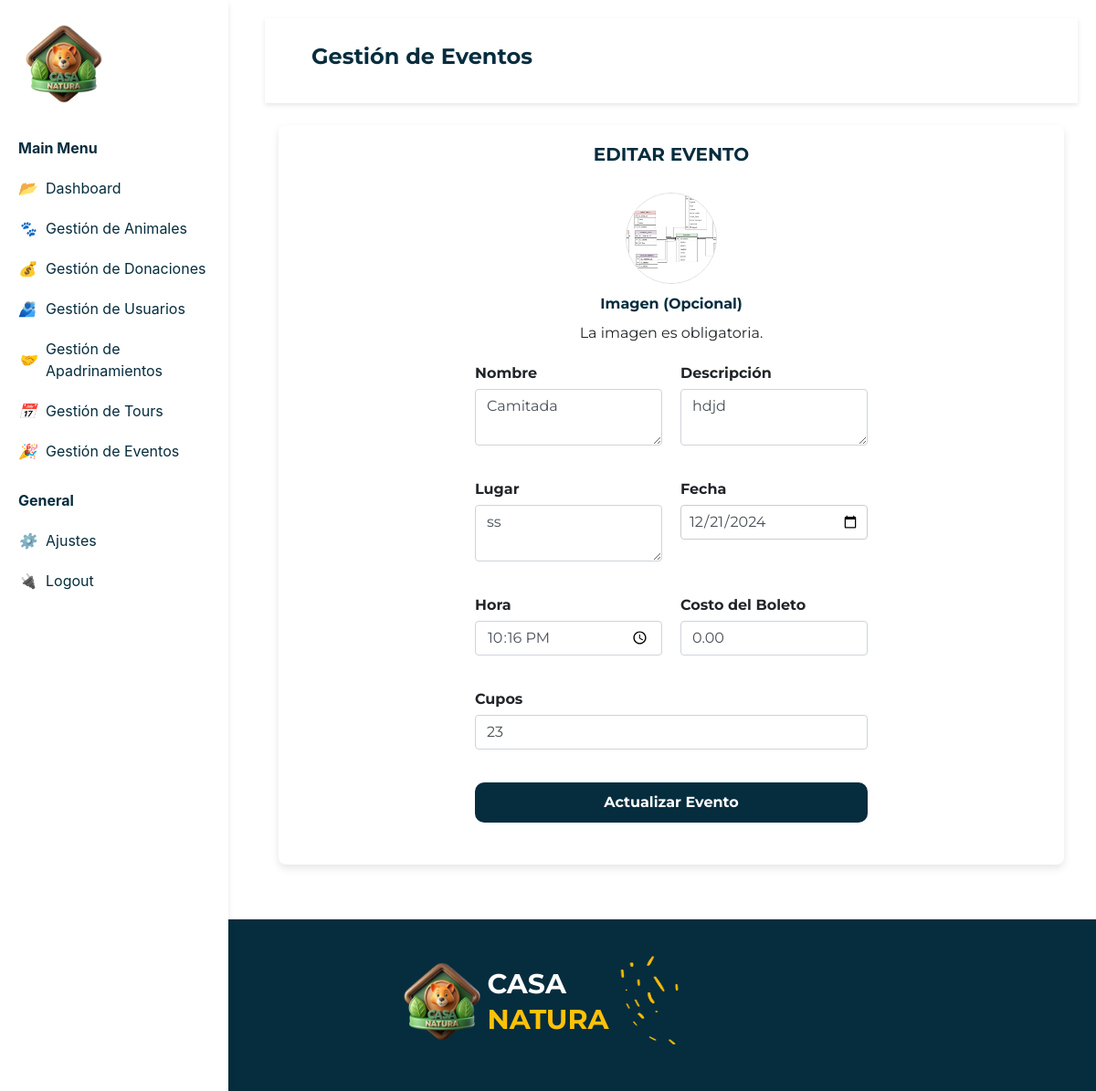
The app's page /editarEvento.php?id=5 with its own data.
### tables this page shows
CREATE TABLE `eventos` (
  `ID_Evento` int(10) NOT NULL,
  `Nombre` varchar(255) NOT NULL,
  `Descripcion` text NOT NULL,
  `Fecha` date NOT NULL,
  `Hora` time(6) NOT NULL,
  `Lugar` varchar(50) NOT NULL,
  `Imagen` varchar(255) NOT NULL,
  `Cupos` int(11) DEFAULT NULL,
  `CuposVendidos` int(11) NOT NULL,
  `Costo` decimal(10,2) NOT NULL
);

### editarEvento.php (the view, shortened to what this page needs)
<!DOCTYPE html>
<html lang="es">
<head>
    <link href="https://cdnjs.cloudflare.com/ajax/libs/font-awesome/5.15.4/css/all.min.css" rel="stylesheet">
    <link rel="stylesheet" href="./css/style.css">
    <link rel="stylesheet" href="https://cdn.jsdelivr.net/npm/bootstrap@4.3.1/dist/css/bootstrap.min.css">
</head>
<body>
    <?php
    include("sidebar.php");
    echo $sidebarAdmin2;
    include("./actions/conexion.php");
    if (isset($_GET['id']) && !empty($_GET['id'])) {
        $idEvento = $_GET['id'];
        $sql = "SELECT * FROM eventos WHERE ID_Evento = ?";
        if ($stmt = $conn->prepare($sql)) {
            $stmt->bind_param("i", $idEvento);
            $stmt->execute();
            $resultado = $stmt->get_result();
            if ($resultado->num_rows > 0) {
                $evento = $resultado->fetch_assoc();
            } else {
                echo "No se encontró ningún evento con ese ID.<br>";
            }
        } else {
            echo "Error al preparar la consulta.<br>";
        }
    } else {
        echo "ID de evento no válido.<br>";
    }
    ?>
    <main>
        <div CLASS="viewport">
            <div class="content">
                <nav class="navbar ">
                    <div class="container-fluid">
                        <h2 class="titulo">Gestión de Eventos</h2>
                    </div>
                </nav>
                <div class="container-fluid">
                    <div class="container-animales-agregar container mt-4">
                        <h1><b>EDITAR EVENTO</b></h1>
                        <form method="POST" class="form-agregar-animal" enctype="multipart/form-data">
                            <div class="profile-pic">
                                <img id="profileImage" src="imagenes/<?php echo $evento['Imagen']; ?>">
                                <label for="imagen" class="form-label">Imagen (Opcional)</label>
                                <span id="error-file">La imagen es obligatoria.</span>
                            </div>
                            <div class="form-group">
                                <div class="mb-3">
                                    <label for="descripcion" class="form-label">Nombre</label>
                                    <textarea class="form-control" id="nombre" name="nombre"
                                        required><?= isset($evento['Nombre']) ? htmlspecialchars($evento['Nombre']) : '' ?></textarea>
                                </div>
                                <div class="mb-3">
                                    <label for="descripcion" class="form-label">Descripción</label>
                                    <textarea class="form-control" id="descripcion" name="descripcion"
                                        required><?= isset($evento['Descripcion']) ? htmlspecialchars($evento['Descripcion']) : '' ?></textarea>
                                </div>
                                <div class="mb-3">
                                    <label for="descripcion" class="form-label">Lugar</label>
                                    <textarea class="form-control" id="Lugar" name="Lugar"
                                        required><?= isset($evento['Lugar']) ? htmlspecialchars($evento['Lugar']) : '' ?></textarea>
                                </div>
                                <div class="mb-3">
                                    <label for="fecha" class="form-label">Fecha</label>
                                    <input type="date" class="form-control" id="fecha" name="fecha"
                                        value="<?= isset($evento['Fecha']) ? htmlspecialchars($evento['Fecha']) : '' ?>"
                                        required>
                                </div>
                                <div class="mb-3">
                                    <label for="hora" class="form-label">Hora</label>
                                    <input type="time" class="form-control" id="hora" name="hora"
                                        value="<?= isset($evento['Hora']) ? date('H:i', strtotime($evento['Hora'])) : '' ?>"
                                        required>
                                </div>
                                <div class="mb-3">
                                    <label for="precio_boleto" class="form-label">Costo del Boleto</label>
                                    <input type="number" class="form-control" id="costo" name="costo"
                                        value="<?= isset($evento['Costo']) ? htmlspecialchars($evento['Costo']) : '' ?>"
                                        required>
                                </div>
                                <div class="mb-3">
                                    <label for="tickets_disponibles" class="form-label">Cupos</label>
                                    <input type="number" class="form-control" id="cupos" name="cupos"
                                        value="<?= isset($evento['Cupos']) ? htmlspecialchars($evento['Cupos']) : '' ?>"
                                        required>
                                </div>
                                <button type="submit" class="submit-btn">Actualizar Evento</button>
                        </form>
                    </div>
                </div>
            </div>
        </div>
    </main>
    <?php
    include("sidebar.php");
    echo $footerAdmin; ?>
</body>
</html>

### css/style.css (style rules this page uses)
body { font-family: 'Montserrat', sans-serif; margin: 0; display: flex; flex-direction: column; padding: 0; box-sizing: border-box; font-weight: bold; min-height: 100vh; }
main { flex: 1; }
.navbar { display: flex; align-items: baseline; justify-content: space-between; padding: 10px 20px; background-color: #fff; box-shadow: 0 2px 5px rgba(0, 0, 0, 0.1); font-family: 'Montserrat', sans-serif; font-weight: bold; }
.content { margin-left: 270px; padding: 20px; }
.form-group { display: flex; width: 100%; gap: 10px; }
form { width: 100%; max-width: 450px; }
input, textarea { margin-bottom: 15px; padding: 10px; border-radius: 5px; border: 1px solid #ddd; width: 100%; }
button { color: white; padding: 10px 20px; border: none; border-radius: 5px; cursor: pointer; width: 100%; }
label { font-weight: bold; }
.container { justify-items: center; }
input, select, button { width: 100%; margin-bottom: 15px; padding: 8px; border-radius: 3px; border: 1px solid #ccc; }
.viewport { box-sizing: border-box; max-width: 100%; transition: all 0.5s ease; }
.content { position: relative; margin-right: 0; }
.titulo { color:#062D3E; font-weight:bold; padding:20px; font-family: "Montserrat", Arial, sans-serif; }
body { font-family: Arial, sans-serif; margin: 0; padding: 0; }
.titulo { font-size: 24px; font-weight: bold; text-align: center; }
.form-agregar-animal { font-family: "Montserrat", Arial, sans-serif; padding: 10px; }
.form-agregar-animal .form-group { display: flex; font-family: "Montserrat", Arial, sans-serif; flex-wrap: wrap; gap: 20px; }
.form-agregar-animal .form-group div { flex: 1 1 45%; }
.form-agregar-animal .form-group label { display: block; margin-bottom: 5px; font-weight: bold; }
.form-agregar-animal .form-group input[type="text"], .form-agregar-animal .form-group input[type="date"], .form-agregar-animal .form-group select { width: 100%; padding: 8px; margin-bottom: 10px; border: 1px solid #ccc; border-radius: 4px; }
.profile-pic { display: flex; flex-direction: column; align-items: center; margin-bottom: 20px; }
.profile-pic img { width: 100px; height: 100px; border-radius: 50%; object-fit: cover; margin-bottom: 10px; border: 1px solid #ddd; }
.profile-pic label { cursor: pointer; color: #062D3E; ; font-weight: bold; }
.submit-btn { display: block; width: 100%; padding: 10px; font-size: 16px; font-weight: bold; color: #fff; background-color: #062D3E; border: none; border-radius: 4px; cursor: pointer; border-radius: 10px; }
.container-animales-agregar { width: 1000px; background: #fff; padding: 20px; border-radius: 8px; box-shadow: 0 4px 8px rgba(0, 0, 0, 0.1); font-family: "Montserrat", Arial, sans-serif; justify-items: center; }
.container-animales-agregar h1 { font-size: 20px; color: #062D3E; font-family: "Montserrat", Arial, sans-serif; margin-bottom: 20px; }

### records on screen
eventos: Imagen (picture), nombre "Camitada", descripcion "hdjd", Lugar "ss", fecha "12/21/2024", hora "22:16", costo "0.00", cupos "23"
